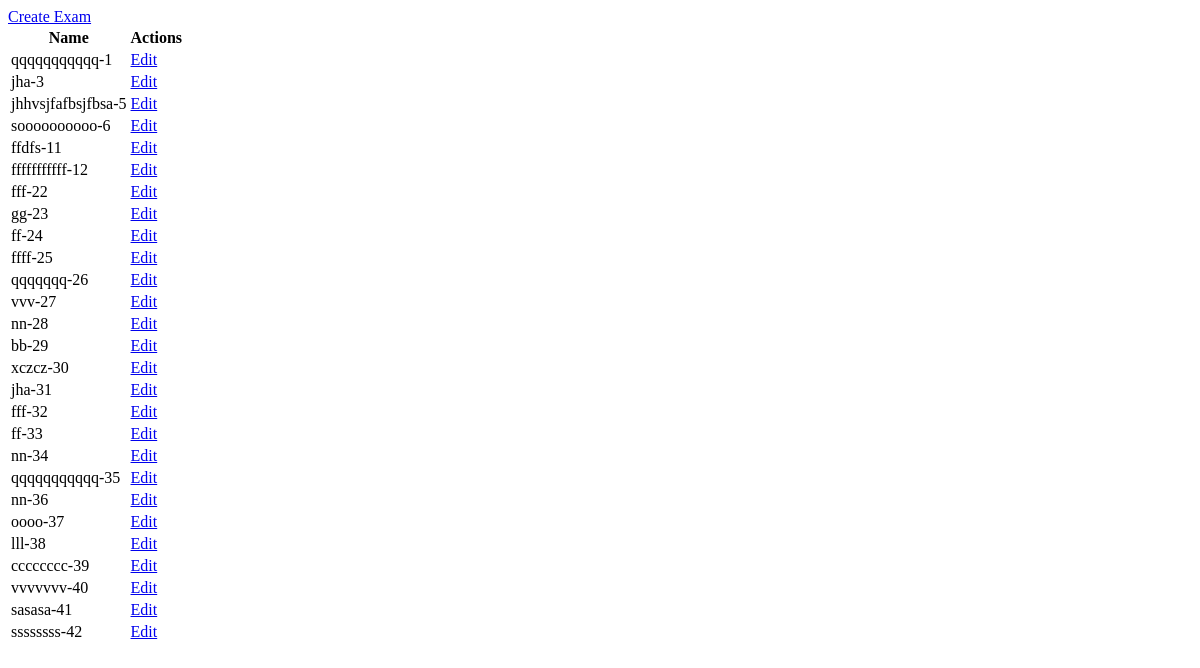
Before: /exams/dashboard/ with the older database file.
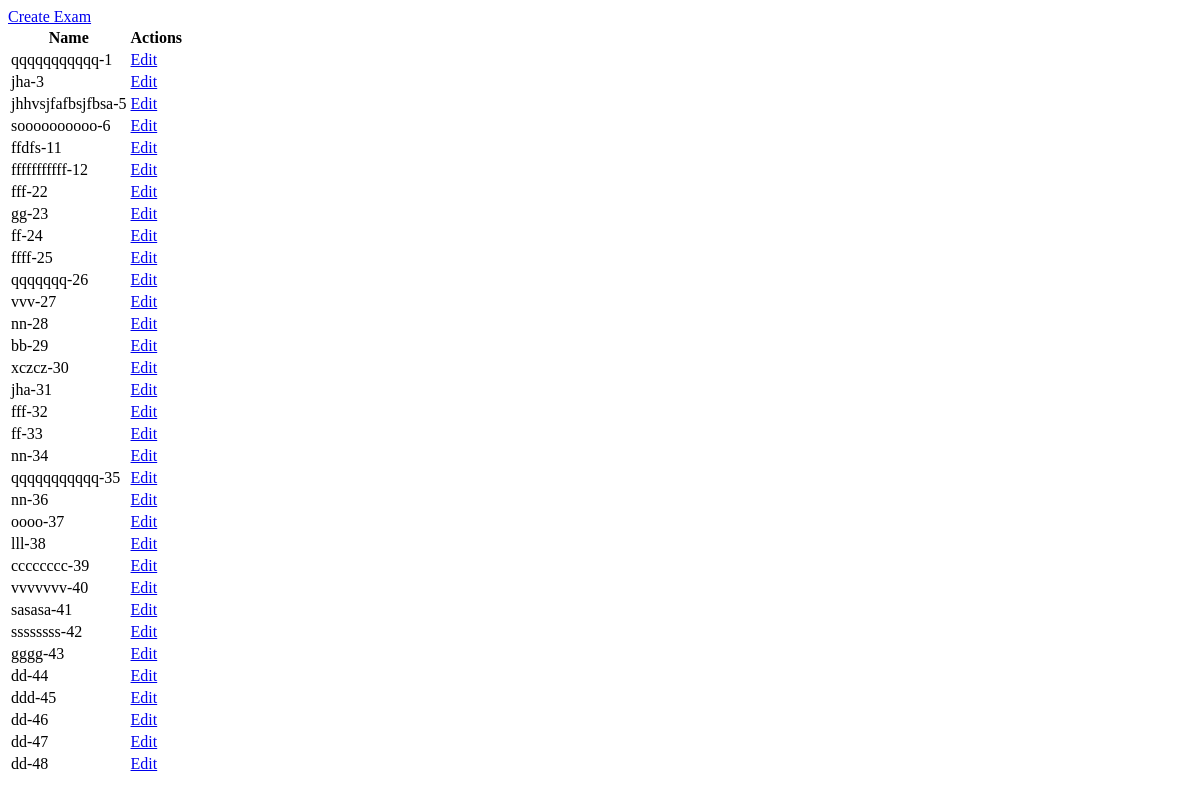
After: the same page with the newer database file.
### exams/models.py (models this page shows, shortened)
class exams(models.Model):
	name = models.CharField(max_length=30)

### exams/views.py (the view)
# urls.py: url(r'^exams/dashboard/', exam_views.dashboard.as_view(), name = 'exam_dashboard' ),
class dashboard(ListView):
	model = exams
	template_name = 'exams/exam_dashboard.html'

### templates/exams/exam_dashboard.html (shortened to what this page needs)
<!DOCTYPE html>
<html>
<head>
</head>
<body>
	<a href="{% url 'exam_add' %}"> Create Exam</a>
	<table>
	<tr>
		<th> Name </th>
		<th> Actions </th>
	</tr>
	{% for article in object_list %}
		<tr>
			<td> {{article.name}}-{{article.id}}</td>
			<td> <a href="{% url 'exam_edit' article.id %}"> Edit </a>  </td>
		</tr>
	{% endfor %}
	</table>
</body>

Changed rows visible on the page:
added exams: name "gggg", id "43"
added exams: name "dd", id "44"
added exams: name "ddd", id "45"
added exams: name "dd", id "46"
added exams: name "dd", id "47"
added exams: name "dd", id "48"
